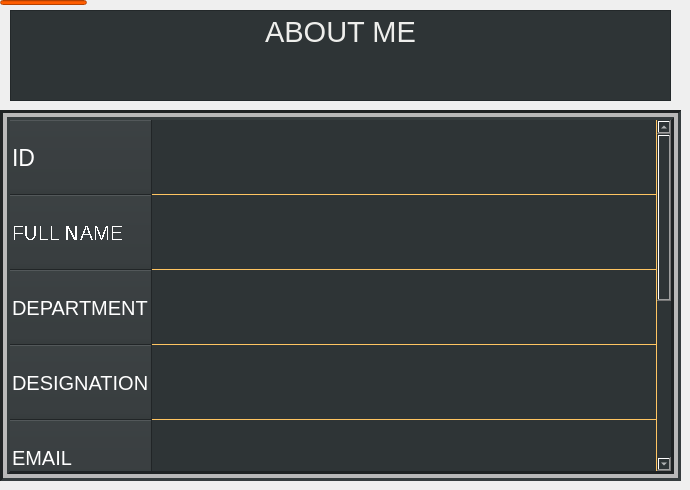
   <widget class="QWidget" name="overview">
    <attribute name="title">
     <string>overview</string>
    </attribute>
    <widget class="QLineEdit" name="lineEdit_2">
     <property name="geometry">
      <rect>
       <x>0</x>
       <y>0</y>
       <width>87</width>
       <height>5</height>
      </rect>
     </property>
     <property name="styleSheet">
      <string notr="true">background-color:rgb(255, 93, 0);</string>
     </property>
    </widget>
    <widget class="QTableWidget" name="tableWidget">
     <property name="enabled">
      <bool>true</bool>
     </property>
     <property name="geometry">
      <rect>
       <x>0</x>
       <y>110</y>
       <width>681</width>
       <height>371</height>
      </rect>
     </property>
     <property name="sizePolicy">
      <sizepolicy hsizetype="Fixed" vsizetype="Fixed">
       <horstretch>0</horstretch>
       <verstretch>0</verstretch>
      </sizepolicy>
     </property>
     <property name="styleSheet">
      <string notr="true">background-color: rgb(46, 52, 54);
color: rgb(255, 255, 255);
gridline-color: rgb(255, 197, 98);
selection-color: rgb(255, 197, 98);</string>
     </property>
     <property name="frameShape">
      <enum>QFrame::Box</enum>
     </property>
     <property name="lineWidth">
      <number>3</number>
     </property>
     <property name="midLineWidth">
      <number>4</number>
     </property>
     <property name="verticalScrollBarPolicy">
      <enum>Qt::ScrollBarAlwaysOn</enum>
     </property>
     <property name="horizontalScrollBarPolicy">
      <enum>Qt::ScrollBarAsNeeded</enum>
     </property>
     <property name="sizeAdjustPolicy">
      <enum>QAbstractScrollArea::AdjustToContents</enum>
     </property>
     <property name="autoScroll">
      <bool>false</bool>
     </property>
     <property name="autoScrollMargin">
      <number>9</number>
     </property>
     <property name="tabKeyNavigation">
      <bool>false</bool>
     </property>
     <property name="showDropIndicator" stdset="0">
      <bool>false</bool>
     </property>
     <property name="dragDropOverwriteMode">
      <bool>false</bool>
     </property>
     <property name="selectionMode">
      <enum>QAbstractItemView::NoSelection</enum>
     </property>
     <property name="selectionBehavior">
      <enum>QAbstractItemView::SelectRows</enum>
     </property>
     <property name="verticalScrollMode">
      <enum>QAbstractItemView::ScrollPerPixel</enum>
     </property>
     <property name="horizontalScrollMode">
      <enum>QAbstractItemView::ScrollPerPixel</enum>
     </property>
     <property name="showGrid">
      <bool>true</bool>
     </property>
     <property name="sortingEnabled">
      <bool>false</bool>
     </property>
     <property name="wordWrap">
      <bool>true</bool>
     </property>
     <property name="cornerButtonEnabled">
      <bool>false</bool>
     </property>
     <property name="rowCount">
      <number>9</number>
     </property>
     <property name="columnCount">
      <number>1</number>
     </property>
     <attribute name="horizontalHeaderVisible">
      <bool>false</bool>
     </attribute>
     <attribute name="horizontalHeaderCascadingSectionResizes">
      <bool>true</bool>
     </attribute>
     <attribute name="horizontalHeaderMinimumSectionSize">
      <number>100</number>
     </attribute>
     <attribute name="horizontalHeaderHighlightSections">
      <bool>true</bool>
     </attribute>
     <attribute name="horizontalHeaderShowSortIndicator" stdset="0">
      <bool>true</bool>
     </attribute>
     <attribute name="horizontalHeaderStretchLastSection">
      <bool>true</bool>
     </attribute>
     <attribute name="verticalHeaderVisible">
      <bool>true</bool>
     </attribute>
     <attribute name="verticalHeaderCascadingSectionResizes">
      <bool>true</bool>
     </attribute>
     <attribute name="verticalHeaderMinimumSectionSize">
      <number>15</number>
     </attribute>
     <attribute name="verticalHeaderDefaultSectionSize">
      <number>75</number>
     </attribute>
     <attribute name="verticalHeaderHighlightSections">
      <bool>true</bool>
     </attribute>
     <attribute name="verticalHeaderShowSortIndicator" stdset="0">
      <bool>true</bool>
     </attribute>
     <attribute name="verticalHeaderStretchLastSection">
      <bool>true</bool>
     </attribute>
     <row>
      <property name="text">
       <string>ID</string>
      </property>
      <property name="toolTip">
       <string notr="true"/>
      </property>
      <property name="whatsThis">
       <string notr="true"/>
      </property>
      <property name="font">
       <font>
        <pointsize>17</pointsize>
       </font>
      </property>
     </row>
     <row>
      <property name="text">
       <string notr="true">FULL NAME</string>
      </property>
      <property name="toolTip">
       <string notr="true"/>
      </property>
      <property name="whatsThis">
       <string notr="true"/>
      </property>
      <property name="font">
       <font>
        <pointsize>15</pointsize>
        <weight>50</weight>
        <bold>false</bold>
        <stylestrategy>NoAntialias</stylestrategy>
        <kerning>true</kerning>
       </font>
      </property>
     </row>
     <row>
      <property name="text">
       <string>DEPARTMENT</string>
      </property>
      <property name="font">
       <font>
        <pointsize>15</pointsize>
       </font>
      </property>
     </row>
     <row>
      <property name="text">
       <string>DESIGNATION</string>
      </property>
      <property name="font">
       <font>
        <pointsize>15</pointsize>
        <weight>50</weight>
        <bold>false</bold>
       </font>
      </property>
     </row>
     <row>
      <property name="text">
       <string>EMAIL</string>
      </property>
      <property name="font">
       <font>
        <pointsize>15</pointsize>
        <weight>50</weight>
        <bold>false</bold>
       </font>
      </property>
     </row>
     <row>
      <property name="text">
       <string>ADDRESS</string>
      </property>
      <property name="font">
       <font>
        <pointsize>15</pointsize>
        <weight>50</weight>
        <bold>false</bold>
       </font>
      </property>
     </row>
     <row>
      <property name="text">
       <string>PHONE</string>
      </property>
      <property name="font">
       <font>
        <pointsize>15</pointsize>
        <weight>50</weight>
        <bold>false</bold>
       </font>
      </property>
     </row>
     <row>
      <property name="text">
       <string>TASK</string>
      </property>
      <property name="font">
       <font>
        <pointsize>15</pointsize>
       </font>
      </property>
     </row>
     <row>
      <property name="text">
       <string>WAGE</string>
      </property>
      <property name="font">
       <font>
        <pointsize>15</pointsize>
       </font>
      </property>
     </row>
     <column>
      <property name="text">
       <string/>
      </property>
     </column>
     <item row="0" column="0">
      <property name="text">
       <string notr="true"/>
      </property>
      <property name="font">
       <font>
        <pointsize>17</pointsize>
       </font>
      </property>
      <property name="flags">
       <set>ItemIsSelectable</set>
      </property>
     </item>
     <item row="1" column="0">
      <property name="text">
       <string notr="true"/>
      </property>
      <property name="font">
       <font>
        <pointsize>17</pointsize>
       </font>
      </property>
      <property name="flags">
       <set>ItemIsSelectable</set>
      </property>
     </item>
     <item row="3" column="0">
      <property name="text">
       <string/>
      </property>
      <property name="font">
       <font>
        <pointsize>17</pointsize>
       </font>
      </property>
      <property name="flags">
       <set>ItemIsSelectable</set>
      </property>
     </item>
     <item row="4" column="0">
      <property name="text">
       <string/>
      </property>
      <property name="font">
       <font>
        <pointsize>17</pointsize>
       </font>
      </property>
      <property name="flags">
       <set>ItemIsSelectable</set>
      </property>
     </item>
     <item row="5" column="0">
      <property name="text">
       <string/>
      </property>
      <property name="font">
       <font>
        <pointsize>17</pointsize>
       </font>
      </property>
      <property name="flags">
       <set>ItemIsSelectable</set>
      </property>
     </item>
     <item row="6" column="0">
      <property name="text">
       <string/>
      </property>
      <property name="font">
       <font>
        <pointsize>17</pointsize>
       </font>
      </property>
      <property name="flags">
       <set>ItemIsSelectable</set>
      </property>
     </item>
    </widget>
    <widget class="QTextEdit" name="ABOUTME">
     <property name="geometry">
      <rect>
       <x>10</x>
       <y>10</y>
       <width>661</width>
       <height>91</height>
      </rect>
     </property>
     <property name="styleSheet">
      <string notr="true">background-color: rgb(46, 52, 54);</string>
     </property>
     <property name="html">
      <string>&lt;!DOCTYPE HTML PUBLIC &quot;-//W3C//DTD HTML 4.0//EN&quot; &quot;http://www.w3.org/TR/REC-html40/strict.dtd&quot;&gt;
&lt;html&gt;&lt;head&gt;&lt;meta name=&quot;qrichtext&quot; content=&quot;1&quot; /&gt;&lt;style type=&quot;text/css&quot;&gt;
p, li { white-space: pre-wrap; }
&lt;/style&gt;&lt;/head&gt;&lt;body style=&quot; font-family:'Ubuntu'; font-size:11pt; font-weight:400; font-style:normal;&quot;&gt;
&lt;p align=&quot;center&quot; style=&quot; margin-top:0px; margin-bottom:0px; margin-left:0px; margin-right:0px; -qt-block-indent:0; text-indent:0px;&quot;&gt;&lt;span style=&quot; font-size:22pt; color:#eeeeec;&quot;&gt;ABOUT ME&lt;/span&gt;&lt;/p&gt;&lt;/body&gt;&lt;/html&gt;</string>
     </property>
    </widget>
   </widget>
